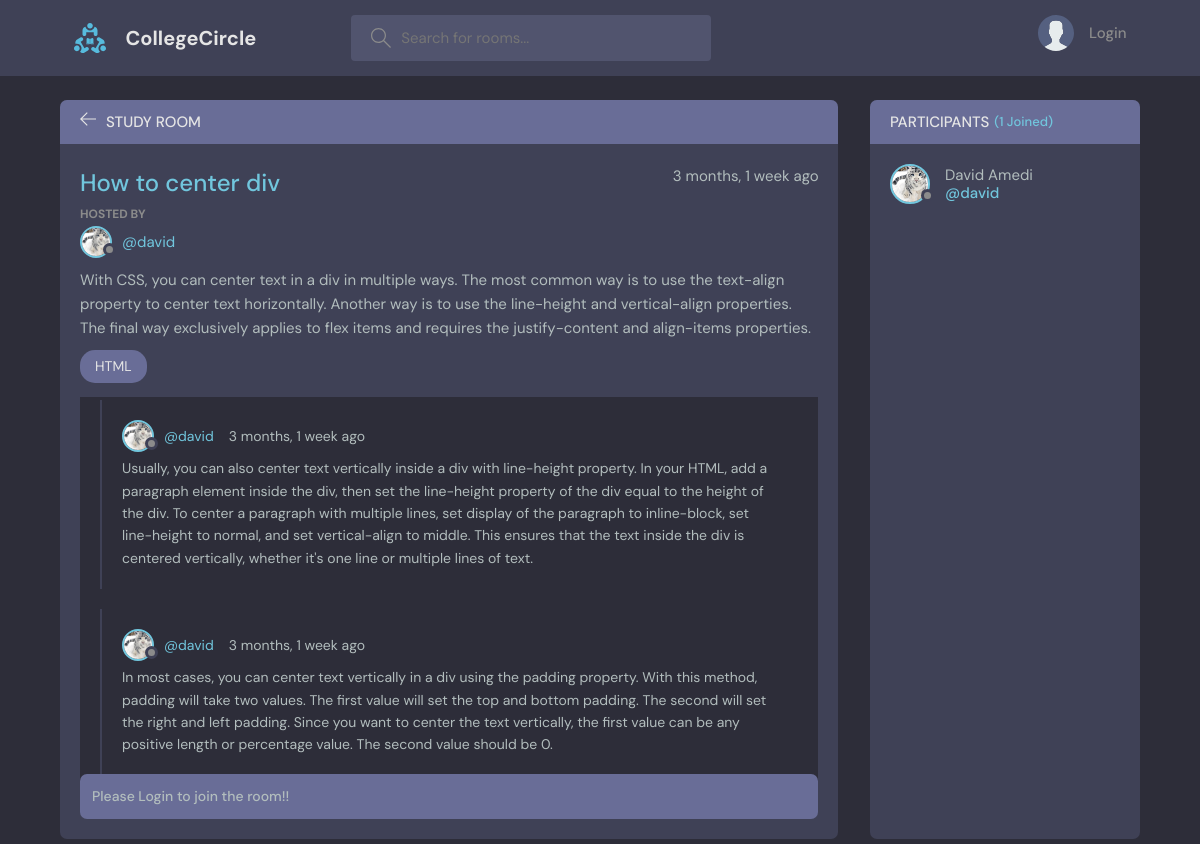
Page /room/2/ on the committed database.
### base/models.py (models this page shows, shortened)
class Room(models.Model):
    host = models.ForeignKey(User, on_delete=models.SET_NULL, null=True)
    topic = models.ForeignKey(Topic, on_delete=models.SET_NULL, null=True)
    name = models.CharField(max_length=200)
    description = models.TextField(null=True, blank=True)
    participants = models.ManyToManyField(User, related_name='participants', blank=True)
    updated = models.DateTimeField(auto_now=True)
    created = models.DateTimeField(auto_now_add=True)
    class Meta:
        ordering = ['-updated', '-created']

class User(AbstractUser):
    name = models.CharField(max_length=200, null=True)
    email = models.EmailField(unique=True, null=True)
    bio = models.TextField(null=True)
    avatar = models.ImageField(null=True, default="avatar.svg")
    USERNAME_FIELD = 'email'
    REQUIRED_FIELDS = []

class Topic(models.Model):
    name = models.CharField(max_length=200)
    def __str__(self):
        return self.name

class Message(models.Model):
    user = models.ForeignKey(User, on_delete=models.CASCADE)
    room = models.ForeignKey(Room, on_delete=models.CASCADE)
    body = models.TextField()
    updated = models.DateTimeField(auto_now=True)
    created = models.DateTimeField(auto_now_add=True)
    class Meta:
        ordering = ['-updated', '-created']

### base/views.py (the view, shortened to what this page needs)
# urls.py: path('room/<str:pk>/', views.room, name="room"),
def room(request, pk):
    room = Room.objects.get(id=pk)
    room_messages = room.message_set.all()
    participants = room.participants.all()
    context = {'room': room, 'room_messages': room_messages, 'participants': participants}
    return render(request, 'base/room.html', context)

### base/templates/base/room.html (shortened to what this page needs)
{% extends 'main.html' %}
{% block content %}
    <main class="profile-page layout layout--2">
      <div class="container">
        <div class="room">
          <div class="room__top">
            <div class="room__topLeft">
              <a href="{% url 'home' %}">
                <svg version="1.1" xmlns="http://www.w3.org/2000/svg" width="32" height="32" viewBox="0 0 32 32">
                  <title>arrow-left</title>
                  <path
                    d="M13.723 2.286l-13.723 13.714 13.719 13.714 1.616-1.611-10.96-10.96h27.625v-2.286h-27.625l10.965-10.965-1.616-1.607z"
                  ></path>
                </svg>
              </a>
              <h3>Study Room</h3>
            </div>
          </div>
          <div class="room__box scroll">
            <div class="room__header scroll">
              <div class="room__info">
                <h3>{{room.name}}</h3>
                <span>{{room.created|timesince}} ago</span>
              </div>
              <div class="room__hosted">
                <p>Hosted By</p>
                <a href="{% url 'user-profile' room.host.id%}" class="room__author">
                  <div class="avatar avatar--small">
                    <img src="{{room.host.avatar.url}}" />
                  </div>
                  <span>@{{room.host.username}}</span>
                </a>
              </div>
              <div class="room__details">
                {{room.description}}
              </div>
              <span class="room__topics">{{room.topic}}</span>
            </div>
            <div class="room__conversation">
              <div class="threads scroll">
                {% for message in room_messages %}
                <div class="thread">
                  <div class="thread__top">
                    <div class="thread__author">
                      <a href="{% url 'user-profile' message.user.id %}" class="thread__authorInfo">
                        <div class="avatar avatar--small">
                          <img src="{{message.user.avatar.url}}" />
                        </div>
                        <span>@{{message.user.username}}</span>
                      </a>
                      <span class="thread__date">{{message.created|timesince}} ago</span>
                    </div>
                  </div>
                  <div class="thread__details">
                    {{message.body}}
                  </div>
                </div>
                {% endfor %}
              </div>
            </div>
          </div>
          {% if request.user.is_authenticated %}
          <div class="room__message">
            <form action="" method="POST">
              {% csrf_token %}
              <input name="body" placeholder="Write your message here..." /></form>
          </div>
          {% else %}
          <div class="room__message">
            <form action="" method="">
              <input name="body" placeholder="Please Login to join the room!!" disabled/></form>
          </div>
          {% endif %}
        </div>
        <div class="participants">
          <h3 class="participants__top">Participants <span>({{participants.count}} Joined)</span></h3>
          <div class="participants__list scroll">
            {% for user in participants %}
            <a href="{% url 'user-profile' user.id %}" class="participant">
              <div class="avatar avatar--medium">
                <img src="{{user.avatar.url}}" />
              </div>
              <p>
                {{user.name}}
                <span>@{{user.username}}</span>
              </p>
            </a>
            {% endfor %}
          </div>
        </div>
      </div>
    </main>
    {% endblock content %}

### rows in the picture
Room: name "How to center div", created "3 months, 1 week", host.avatar (picture), host.username "david", description "With CSS, you can center text in a div in multiple ways. The most common way is to use the text-align property to center text horizontally. Another way is to use the line-height and vertical-align properties. The final way exclusively applies to flex items and requires the justify-content and align-items properties.", topic "HTML"
Message: user.avatar (picture), user.username "david", created "3 months, 1 week", body "Usually, you can also center text vertically inside a div with line-height property. In your HTML, add a paragraph element inside the div, then set the line-height property of the div equal to the height of the div. To center a paragraph with multiple lines, set display of the paragraph to inline-block, set line-height to normal, and set vertical-align to middle. This ensures that the text inside the div is centered vertically, whether it's one line or multiple lines of text."
Message: user.avatar (picture), user.username "david", created "3 months, 1 week", body "In most cases, you can center text vertically in a div using the padding property. With this method, padding will take two values. The first value will set the top and bottom padding. The second will set the right and left padding. Since you want to center the text vertically, the first value can be any positive length or percentage value. The second value should be 0."
User: avatar (picture), name "David Amedi", username "david"

### other values in the picture
{{ participants.count }} "1"
